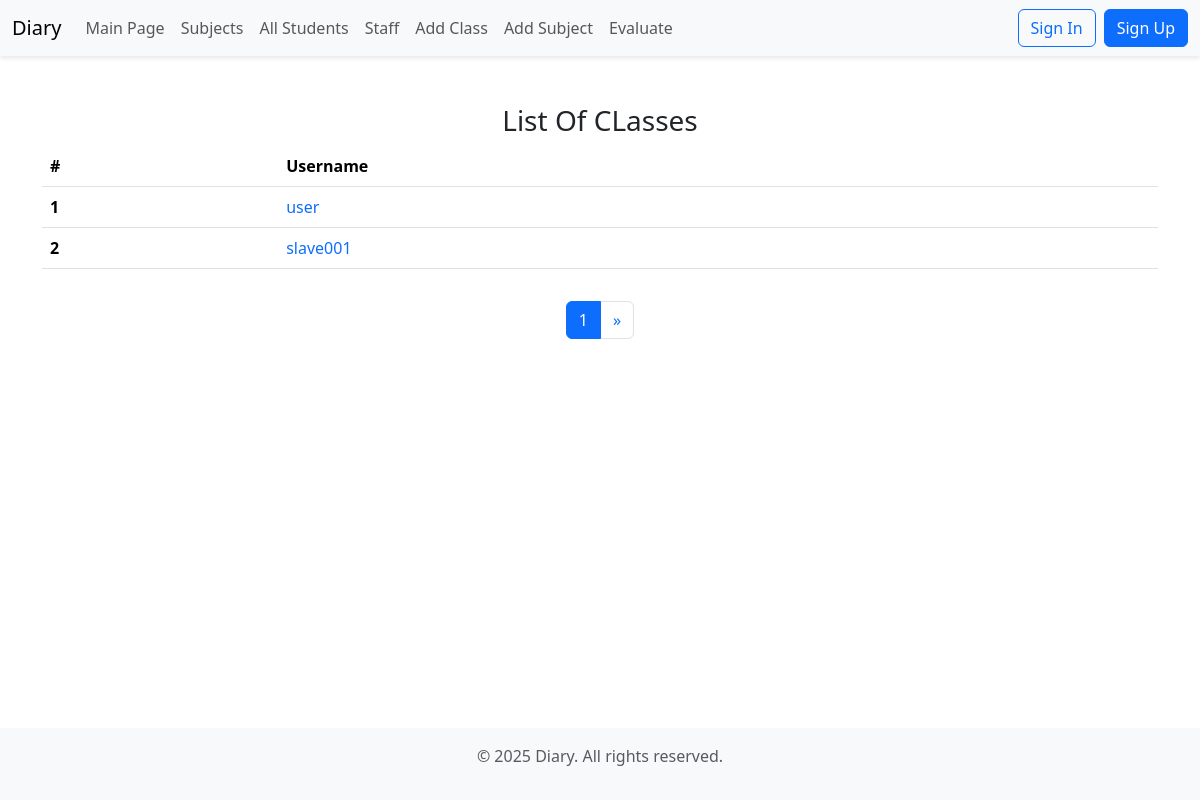
The page /students/ on the database its author committed.
### user/models.py (models this page shows, shortened)
class CustomUser(AbstractUser):
    birth_date = models.DateTimeField(auto_now=True, null=True, blank=True, verbose_name="Birth Date")
    address = models.CharField(max_length=255, null=True, blank=True, verbose_name="Address")
    phone = models.IntegerField(null=True, blank=True, verbose_name="Phone Number")
    avatar = models.ImageField(upload_to="avatars/", null=True, blank=True, verbose_name="Avatar")
    created_at = models.DateTimeField(auto_now_add=True)
    updated_at = models.DateTimeField(auto_now=True)

### grade/views.py (the view)
# urls.py: path("students/", students, name="students"),
def students(request):
    students = CustomUser.objects.all()
    pages = Paginator(students, 2)
    page_number = request.GET.get("page")
    page_obj = pages.get_page(page_number)
    context = { "page_obj" : page_obj }
    return render(request, "students.html", context)

### templates/students.html (shortened to what this page needs)
{% extends "base.html" %}
{% block content %}
    <div class="container mt-5">
        <h3 class="text-center">List Of CLasses</h3>
        <table class="table">
            <thead>
                <tr>
                    <th class="col">#</th>
                    <th scope="col">Username</th>
                </tr>
            </thead>
            <tbody>
                {% for student in page_obj %}
                    <tr>
                        <th scope="row">{{ student.id }}</th>
                        <td>
                            <a href="{% url 'grades_of_a_student' student.id %}" class="text-decoration-none">
                                {{ student.username }}
                            </a>
                        </td>
                    </tr>
                {% endfor %}
            </tbody>
        </table>
    </div>
    <div class="container mt-3">
        <nav>
            <ul class="pagination justify-content-center">
                    <li class="page-item active">
                        <span class="page-link">{{ page_obj.number }}</span>
                    </li>
                {% if page_obj.has_next %}
                    <li class="page-item">
                        <a href="?page={{ page_obj.next_page_number }}" class="page-link" aria-label="Next">
                            <span aria-hidden="true">&raquo;</span>
                        </a>
                    </li>
                {% endif %}
            </ul>
        </nav>
    </div>
{% endblock content %}

### templates/base.html (style rules this page uses)
body { min-height: 100vh; display: flex; flex-direction: column; }

### rows shown on the page
CustomUser: id "1", username "user"
CustomUser: id "2", username "slave001"

### other values the page prints
{{ page_obj.number }} "1"
